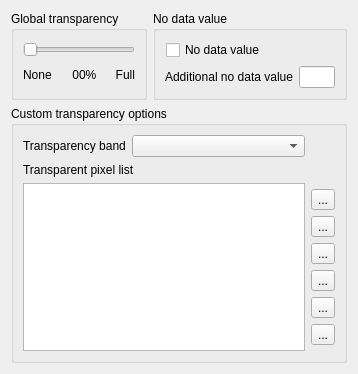
             <widget class="QWidget" name="scrollAreaWidgetContents_3">
              <property name="geometry">
               <rect>
                <x>0</x>
                <y>0</y>
                <width>358</width>
                <height>373</height>
               </rect>
              </property>
              <layout class="QVBoxLayout" name="verticalLayout_8">
               <item>
                <layout class="QHBoxLayout" name="horizontalLayout_4">
                 <item>
                  <widget class="QgsCollapsibleGroupBox" name="gboxGlobalTransp">
                   <property name="title">
                    <string>Global transparency</string>
                   </property>
                   <property name="syncGroup">
                    <string notr="true">rastertransp</string>
                   </property>
                   <layout class="QGridLayout" name="_3">
                    <item row="0" column="0" colspan="5">
                     <widget class="QSlider" name="sliderTransparency">
                      <property name="sizePolicy">
                       <sizepolicy hsizetype="Expanding" vsizetype="Fixed">
                        <horstretch>0</horstretch>
                        <verstretch>0</verstretch>
                       </sizepolicy>
                      </property>
                      <property name="maximum">
                       <number>255</number>
                      </property>
                      <property name="orientation">
                       <enum>Qt::Horizontal</enum>
                      </property>
                      <property name="tickInterval">
                       <number>25</number>
                      </property>
                     </widget>
                    </item>
                    <item row="1" column="0">
                     <widget class="QLabel" name="textLabel3">
                      <property name="text">
                       <string>None</string>
                      </property>
                     </widget>
                    </item>
                    <item row="1" column="1">
                     <spacer>
                      <property name="orientation">
                       <enum>Qt::Horizontal</enum>
                      </property>
                      <property name="sizeHint" stdset="0">
                       <size>
                        <width>40</width>
                        <height>20</height>
                       </size>
                      </property>
                     </spacer>
                    </item>
                    <item row="1" column="2">
                     <widget class="QLabel" name="lblTransparencyPercent">
                      <property name="sizePolicy">
                       <sizepolicy hsizetype="Fixed" vsizetype="Fixed">
                        <horstretch>0</horstretch>
                        <verstretch>0</verstretch>
                       </sizepolicy>
                      </property>
                      <property name="text">
                       <string> 00%</string>
                      </property>
                     </widget>
                    </item>
                    <item row="1" column="3">
                     <spacer>
                      <property name="orientation">
                       <enum>Qt::Horizontal</enum>
                      </property>
                      <property name="sizeHint" stdset="0">
                       <size>
                        <width>40</width>
                        <height>20</height>
                       </size>
                      </property>
                     </spacer>
                    </item>
                    <item row="1" column="4">
                     <widget class="QLabel" name="textLabel4">
                      <property name="text">
                       <string>&lt;p align=&quot;right&quot;&gt;Full&lt;/p&gt;</string>
                      </property>
                     </widget>
                    </item>
                   </layout>
                  </widget>
                 </item>
                 <item>
                  <widget class="QgsCollapsibleGroupBox" name="gboxNoDataValue">
                   <property name="title">
                    <string>No data value</string>
                   </property>
                   <property name="syncGroup">
                    <string notr="true">rastertransp</string>
                   </property>
                   <layout class="QGridLayout" name="gridLayout_11">
                    <item row="0" column="0">
                     <layout class="QHBoxLayout" name="horizontalLayout_6">
                      <property name="leftMargin">
                       <number>1</number>
                      </property>
                      <item>
                       <widget class="QCheckBox" name="mSrcNoDataValueCheckBox">
                        <property name="toolTip">
                         <string>Use original source no data value.</string>
                        </property>
                        <property name="text">
                         <string>No data value</string>
                        </property>
                       </widget>
                      </item>
                      <item>
                       <widget class="QLabel" name="lblSrcNoDataValue">
                        <property name="sizePolicy">
                         <sizepolicy hsizetype="Expanding" vsizetype="Preferred">
                          <horstretch>0</horstretch>
                          <verstretch>0</verstretch>
                         </sizepolicy>
                        </property>
                        <property name="toolTip">
                         <string>Original data source no data value, if exists.</string>
                        </property>
                        <property name="text">
                         <string>&lt;src no data value&gt;</string>
                        </property>
                       </widget>
                      </item>
                     </layout>
                    </item>
                    <item row="1" column="0">
                     <layout class="QHBoxLayout" name="horizontalLayout_7">
                      <item>
                       <widget class="QLabel" name="lblUserNoDataValueLabel">
                        <property name="toolTip">
                         <string>Additional user defined no data value.</string>
                        </property>
                        <property name="text">
                         <string>Additional no data value</string>
                        </property>
                       </widget>
                      </item>
                      <item>
                       <widget class="QLineEdit" name="leNoDataValue">
                        <property name="toolTip">
                         <string>Additional user defined no data value.</string>
                        </property>
                       </widget>
                      </item>
                     </layout>
                    </item>
                   </layout>
                  </widget>
                 </item>
                </layout>
               </item>
               <item>
                <widget class="QgsCollapsibleGroupBox" name="gboxCustomTransparency">
                 <property name="sizePolicy">
                  <sizepolicy hsizetype="Preferred" vsizetype="Preferred">
                   <horstretch>0</horstretch>
                   <verstretch>5</verstretch>
                  </sizepolicy>
                 </property>
                 <property name="title">
                  <string>Custom transparency options</string>
                 </property>
                 <property name="syncGroup">
                  <string notr="true">rastertransp</string>
                 </property>
                 <layout class="QGridLayout" name="gridLayout_3">
                  <item row="2" column="0">
                   <widget class="QTableWidget" name="tableTransparency">
                    <property name="verticalScrollBarPolicy">
                     <enum>Qt::ScrollBarAsNeeded</enum>
                    </property>
                    <property name="alternatingRowColors">
                     <bool>true</bool>
                    </property>
                    <property name="selectionMode">
                     <enum>QAbstractItemView::SingleSelection</enum>
                    </property>
                    <property name="selectionBehavior">
                     <enum>QAbstractItemView::SelectRows</enum>
                    </property>
                    <property name="showGrid">
                     <bool>false</bool>
                    </property>
                    <property name="rowCount">
                     <number>0</number>
                    </property>
                    <property name="columnCount">
                     <number>0</number>
                    </property>
                    <attribute name="horizontalHeaderStretchLastSection">
                     <bool>true</bool>
                    </attribute>
                   </widget>
                  </item>
                  <item row="0" column="0">
                   <layout class="QHBoxLayout" name="horizontalLayout_8">
                    <item>
                     <widget class="QLabel" name="lblTransparent">
                      <property name="sizePolicy">
                       <sizepolicy hsizetype="Maximum" vsizetype="Preferred">
                        <horstretch>0</horstretch>
                        <verstretch>0</verstretch>
                       </sizepolicy>
                      </property>
                      <property name="text">
                       <string>Transparency band</string>
                      </property>
                     </widget>
                    </item>
                    <item>
                     <widget class="QComboBox" name="cboxTransparencyBand">
                      <property name="enabled">
                       <bool>true</bool>
                      </property>
                      <property name="sizePolicy">
                       <sizepolicy hsizetype="Minimum" vsizetype="Fixed">
                        <horstretch>0</horstretch>
                        <verstretch>0</verstretch>
                       </sizepolicy>
                      </property>
                      <property name="minimumSize">
                       <size>
                        <width>150</width>
                        <height>0</height>
                       </size>
                      </property>
                     </widget>
                    </item>
                   </layout>
                  </item>
                  <item row="2" column="1">
                   <layout class="QVBoxLayout" name="_2">
                    <property name="leftMargin">
                     <number>0</number>
                    </property>
                    <property name="topMargin">
                     <number>6</number>
                    </property>
                    <property name="rightMargin">
                     <number>0</number>
                    </property>
                    <property name="bottomMargin">
                     <number>6</number>
                    </property>
                    <item>
                     <widget class="QToolButton" name="pbnAddValuesManually">
                      <property name="toolTip">
                       <string>Add values manually</string>
                      </property>
                      <property name="text">
                       <string>...</string>
                      </property>
                      <property name="icon">
                       <iconset>
                        <normaloff>:/images/themes/default/symbologyAdd.svg</normaloff>:/images/themes/default/symbologyAdd.svg</iconset>
                      </property>
                     </widget>
                    </item>
                    <item>
                     <widget class="QToolButton" name="pbnAddValuesFromDisplay">
                      <property name="enabled">
                       <bool>true</bool>
                      </property>
                      <property name="toolTip">
                       <string>Add values from display</string>
                      </property>
                      <property name="text">
                       <string>...</string>
                      </property>
                      <property name="icon">
                       <iconset>
                        <normaloff>:/images/themes/default/mActionContextHelp.png</normaloff>:/images/themes/default/mActionContextHelp.png</iconset>
                      </property>
                     </widget>
                    </item>
                    <item>
                     <widget class="QToolButton" name="pbnRemoveSelectedRow">
                      <property name="toolTip">
                       <string>Remove selected row</string>
                      </property>
                      <property name="text">
                       <string>...</string>
                      </property>
                      <property name="icon">
                       <iconset>
                        <normaloff>:/images/themes/default/symbologyRemove.svg</normaloff>:/images/themes/default/symbologyRemove.svg</iconset>
                      </property>
                     </widget>
                    </item>
                    <item>
                     <widget class="QToolButton" name="pbnDefaultValues">
                      <property name="toolTip">
                       <string>Default values</string>
                      </property>
                      <property name="text">
                       <string>...</string>
                      </property>
                      <property name="icon">
                       <iconset>
                        <normaloff>:/images/themes/default/mActionOpenTable.svg</normaloff>:/images/themes/default/mActionOpenTable.svg</iconset>
                      </property>
                     </widget>
                    </item>
                    <item>
                     <widget class="QToolButton" name="pbnImportTransparentPixelValues">
                      <property name="toolTip">
                       <string>Import from file</string>
                      </property>
                      <property name="text">
                       <string>...</string>
                      </property>
                      <property name="icon">
                       <iconset>
                        <normaloff>:/images/themes/default/mActionFileOpen.svg</normaloff>:/images/themes/default/mActionFileOpen.svg</iconset>
                      </property>
                     </widget>
                    </item>
                    <item>
                     <widget class="QToolButton" name="pbnExportTransparentPixelValues">
                      <property name="toolTip">
                       <string>Export to file</string>
                      </property>
                      <property name="text">
                       <string>...</string>
                      </property>
                      <property name="icon">
                       <iconset>
                        <normaloff>:/images/themes/default/mActionFileSave.svg</normaloff>:/images/themes/default/mActionFileSave.svg</iconset>
                      </property>
                     </widget>
                    </item>
                    <item>
                     <spacer name="verticalSpacer_3">
                      <property name="orientation">
                       <enum>Qt::Vertical</enum>
                      </property>
                      <property name="sizeHint" stdset="0">
                       <size>
                        <width>20</width>
                        <height>40</height>
                       </size>
                      </property>
                     </spacer>
                    </item>
                   </layout>
                  </item>
                  <item row="1" column="0">
                   <widget class="QLabel" name="label_6">
                    <property name="text">
                     <string>Transparent pixel list</string>
                    </property>
                   </widget>
                  </item>
                 </layout>
                </widget>
               </item>
               <item>
                <spacer name="verticalSpacer_4">
                 <property name="orientation">
                  <enum>Qt::Vertical</enum>
                 </property>
                 <property name="sizeHint" stdset="0">
                  <size>
                   <width>20</width>
                   <height>40</height>
                  </size>
                 </property>
                </spacer>
               </item>
              </layout>
             </widget>
